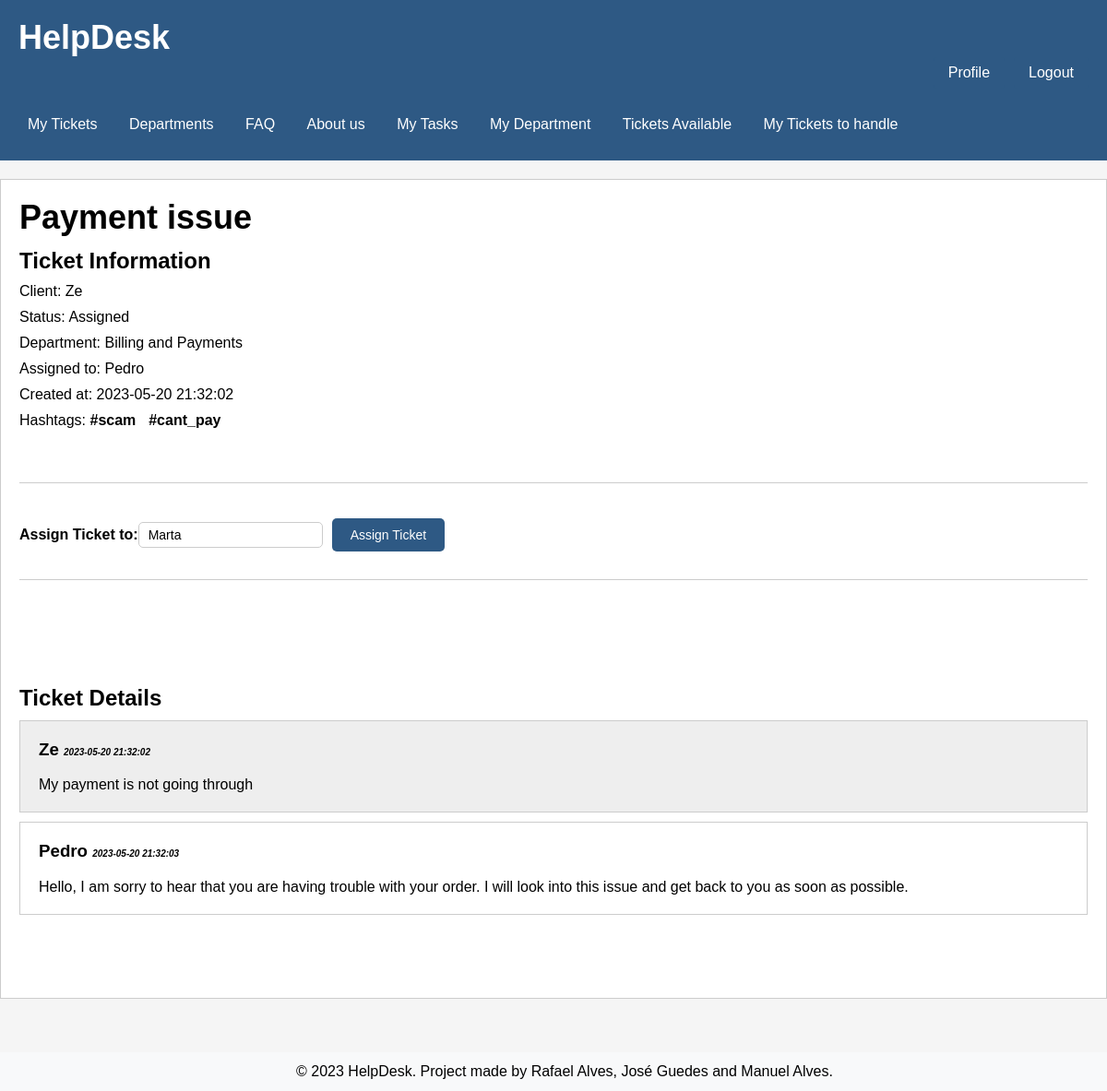
Page /pages/detailTicket.php?id=2 (signed in) on the earlier database version.
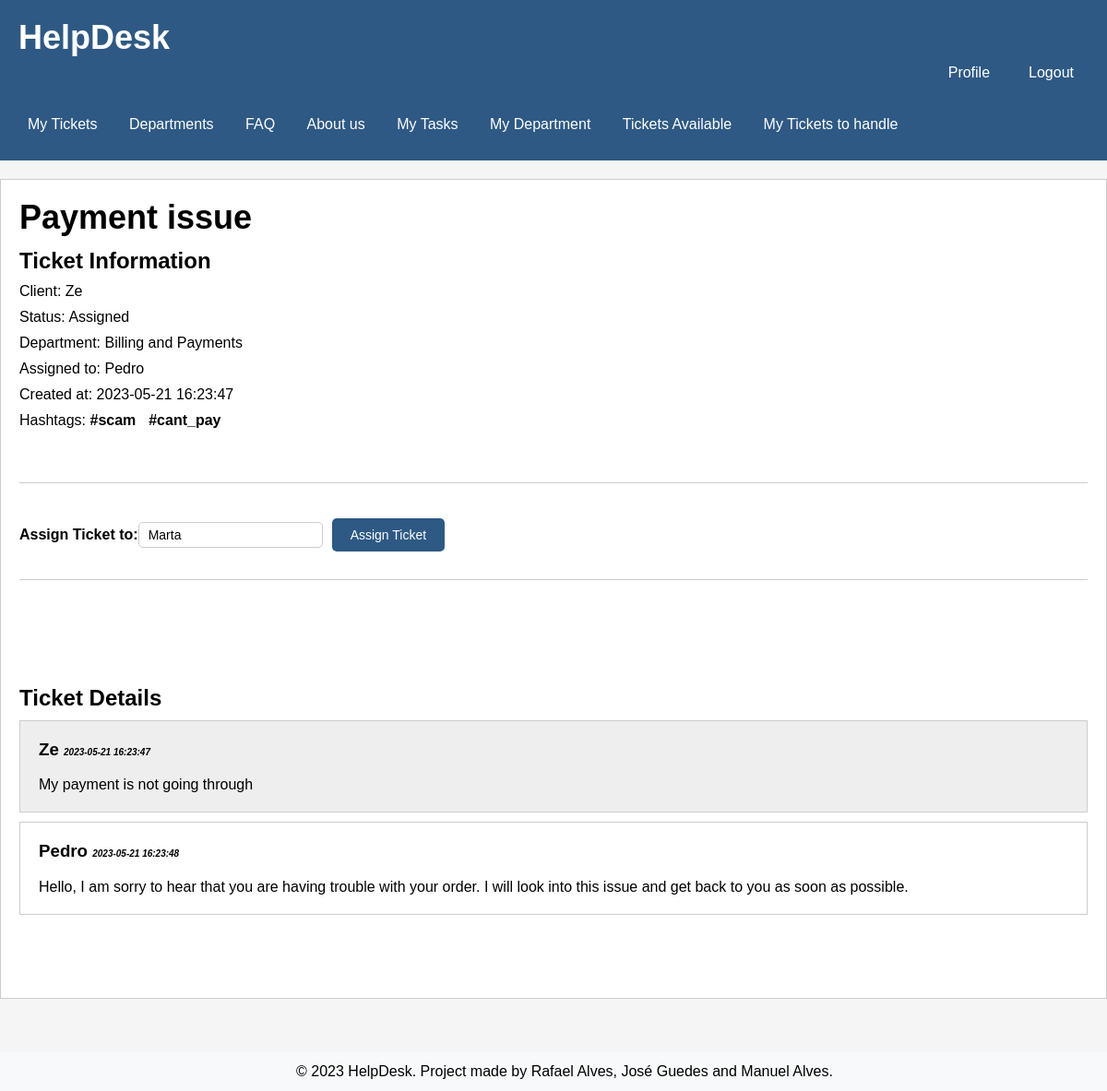
Same page on the later database version.
### tables this page shows
CREATE TABLE Reply (
    id INTEGER PRIMARY KEY AUTOINCREMENT,
    id_ticket INTEGER,
    id_user INTEGER,
    content VARCHAR(255) NOT NULL,
    created_at TIMESTAMP NOT NULL DEFAULT CURRENT_TIMESTAMP,
    CONSTRAINT id_ticketFK FOREIGN KEY(id_ticket) REFERENCES Ticket (id),
    CONSTRAINT id_userFK FOREIGN KEY(id_user) REFERENCES User (id)
);

CREATE TABLE User (
     id INTEGER PRIMARY KEY AUTOINCREMENT,
     username varchar(255) NOT NULL UNIQUE,
     firstName varchar(255) NOT NULL,
     lastName varchar(255) NOT NULL,
     email varchar(255) NOT NULL UNIQUE,
     password varchar(255) NOT NULL,
     id_department INTEGER DEFAULT NULL,
     is_agent BOOLEAN NOT NULL DEFAULT false,
     is_admin BOOLEAN NOT NULL DEFAULT false,
     CONSTRAINT id_departmentFK FOREIGN KEY(id_department) REFERENCES Department(id)
 );

### database/user.class.php (called while the page is built, shortened)
<?php
  function getUserna($id) {
    global $dbh;
    try {
      $stmt = $dbh->prepare('SELECT username FROM User WHERE id = ?');
      $stmt->execute(array($id));
      if($row = $stmt->fetch()){
        return $row['username'];
      }
    }catch(PDOException $e) {
      return -1;
    }
  }
  function isAgent($id) {
    global $dbh;
    try {
      $stmt = $dbh->prepare('SELECT is_agent FROM User WHERE id = ?');
      $stmt->execute(array($id));
      $result = $stmt->fetch();
      if ($result !== false && $result['is_agent'] == true) {
        return true;
      } else {
        return false;
      }
    } catch(PDOException $e) {
      return false;
    }
  }

### database/department.class.php (called while the page is built, shortened)
<?php
  class Department {
    static function getName($id) {
      global $dbh;
      try {
        $stmt = $dbh->prepare('SELECT name FROM Department WHERE id = ?');
        $stmt->execute(array($id));
        if($row = $stmt->fetch()){
          return $row['name'];
        }
      }catch(PDOException $e) {
        return -1;
      }
    }
    static function getAllAgentsDepartment(PDO $db, $departmentId) {
      $stmt = $db->prepare('
          SELECT *
          FROM User
          WHERE is_agent = true AND id_department = :departmentId
      ');
      $stmt->bindParam(':departmentId', $departmentId, PDO::PARAM_INT);
      $stmt->execute();
      $agents = $stmt->fetchAll(PDO::FETCH_ASSOC);
      return $agents;
  }
  }
?>

### database/ticket.class.php (called while the page is built, shortened)
<?php
  class Ticket {
static function getTicketHashtags(PDO $db, int $ticketId) {
  $query = "SELECT h.tag
            FROM Ticket_Hashtag th
            JOIN Hashtag h ON th.id_hashtag = h.id
            WHERE th.id_ticket = :ticketId";
  $stmt = $db->prepare($query);
  $stmt->bindParam(':ticketId', $ticketId, PDO::PARAM_INT);
  $stmt->execute();
  $hashtags = $stmt->fetchAll(PDO::FETCH_COLUMN);
  return $hashtags;
}
  }
?>

### utils/session.php (called while the page is built, shortened)
<?php
   function getUserID() {
       if(isset($_SESSION['userID'])) {
            return $_SESSION['userID'];
       } else {
           return null;
       }
   }
?>

### database/reply.class.php (called while the page is built, shortened)
<?php
  class Reply {
    static function getRepliesByTicket(PDO $db, int $id_ticket) {
        $stmt = $db->prepare('
          SELECT id, created_at, content, id_user
          FROM Reply
          WHERE id_ticket = ?
          ORDER by created_at asc
        ');
        $stmt->execute(array($id_ticket));
        $row = $stmt->fetchAll(PDO::FETCH_ASSOC);
        return $row;
      }
    }
?>

### pages/detailTicket.php (the view, shortened to what the changed rows need)
<?php
require_once(__DIR__ . '/../templates/header.tpl.php');
require_once(__DIR__ . '/../templates/footer.tpl.php');
include_once("../database/ticket.class.php");
include_once("../database/department.class.php");
include_once("../database/user.class.php");
include_once("../database/reply.class.php");
$depart = Department::getName($_SESSION['ticketinfo']['id_department']);
$replies = Reply::getRepliesByTicket($dbh, intval($_SESSION['ticketinfo']['id']));
$us = getUserna($_SESSION['ticketinfo']['id_user']);
$ag = getUserna($_SESSION['ticketinfo']['id_agent']);
$ticketId = $_SESSION['ticketinfo']['id'];
$hashtags = Ticket::getTicketHashtags($dbh, intval($ticketId));
?>
<h1><?php echo htmlentities($_SESSION['ticketinfo']['title']) ?></h1>
<h2>Ticket Information</h2>
<ul>
    <li>Client: <?php echo htmlentities($us) ?></li>
    <li>Status: <?php echo htmlentities($_SESSION['ticketinfo']['ticket_status']) ?></li>
    <li>Department: <?php echo htmlentities($depart) ?></li>
    <li>Assigned to: <?php echo ($ag == null) ? htmlentities("This ticket has no agent working on it") : htmlentities($ag); ?></li>
    <li>Created at: <?php echo htmlentities($_SESSION['ticketinfo']['created_at']) ?></li>
    <li>Hashtags: <?php foreach ($hashtags as $hashtag): ?>
    <span class="hashtag"><?php echo htmlentities($hashtag); ?>&nbsp;</span>
    <?php endforeach; ?></li>
</ul>
<br>
<hr>
<br>
<?php
if ((($_SESSION['ticketinfo']['id_department'] == $_SESSION['userinfo']['id_department'] && isAgent(getUserID())) || isAdmin(getUserID())) && $_SESSION['ticketinfo']['ticket_status'] != 'Closed') {
    echo '<label>Assign Ticket to:</label>';
    echo '<select id="agentDropdown">';
    $agents = Department::getAllAgentsDepartment($dbh, $_SESSION['ticketinfo']['id_department']);
    foreach ($agents as $agent) {
        echo '<option value="' . $agent['id'] . '">' . $agent['username'] . '</option>';
    }
    echo '</select>';
    echo '<button onclick="assignTicket()">Assign Ticket</button><hr><br>';
}
?>
<br>
<br>
<h2>Ticket Details</h2>
<div style="padding: 20px; background: #eee; border: 1px solid #ccc; margin-bottom:10px;">
<h3 style="margin-top: 0"><?php echo htmlentities($us); ?> <span style="font-style: italic; font-size: 10px; display:inline-block"><?php echo htmlentities($_SESSION['ticketinfo']['created_at']) ?></span></h3>
<?php echo htmlentities($_SESSION['ticketinfo']['description']) ?>
</div>
<?php
if($replies) {
    foreach($replies as $reply) {
        ?>
        <div style="padding: 20px; background: <?php echo (getUserna($reply['id_user']) == $ag) ? '#fff' : '#eee'; ?>; border: 1px solid #ccc; margin-bottom:10px;">
        <h3 style="margin-top: 0"><?php echo getUserna($reply['id_user']); ?> <span style="font-style: italic; font-size: 10px; display:inline-block"><?php echo htmlentities($reply['created_at']) ?>
</span></h3>
        <?php echo htmlentities($reply['content']) ?>
        </div>
        <?php
    }
} else {
    ?>
    <h4>No replies yet.</h4c>
    <?php
}
?>

Differences in the rows shown:
changed reply "Pedro": created_at "2023-05-20 21:32:03" → "2023-05-21 16:23:48"
Other differences:
$_SESSION['ticketinfo']['created_at']: "2023-05-20 21:32:02" → "2023-05-21 16:23:47"
